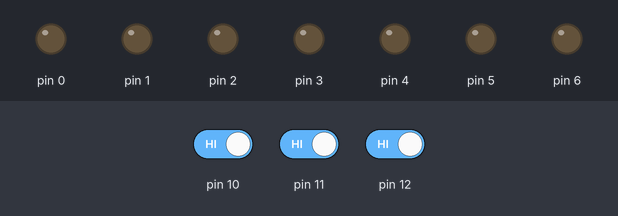
The sketch below on a simulated Arduino Uno, built with avr-gcc and run on an emulated ATmega328P. Parts: output pins drawn as LEDs (lit = HIGH). Dashed ring = blinking. The inputs (shaded band) are chosen by the test bench; at power-on: pin 11 HIGH, pin 12 HIGH, pin 10 HIGH.

Above: at 1.2 s.
1.3 s: pin 11 driven LOW
At 1.6 s:
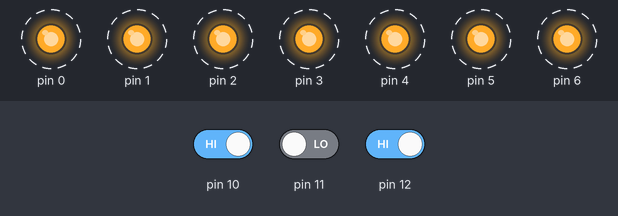
4.3 s: pin 12 driven LOW
At 4.6 s:
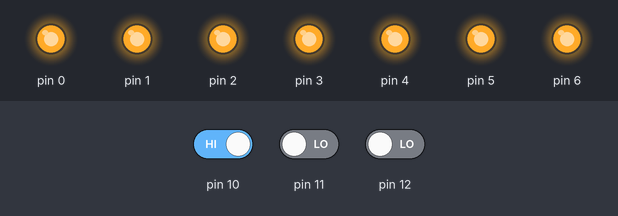
5.8 s: pin 11 driven HIGH
7.3 s: pin 10 driven LOW
At 7.9 s:
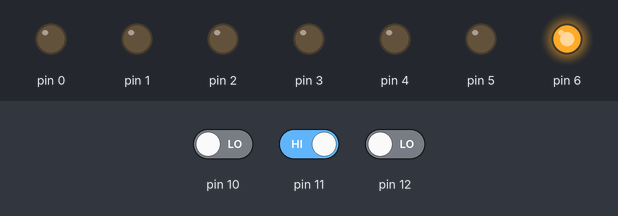
10.3 s: pin 10 driven HIGH
At 11.8 s:
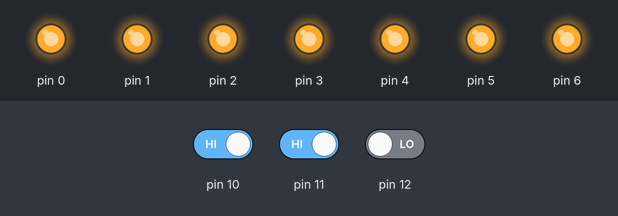
Timing chart, 0 to 13.0 s (numbered marks = the images above; inputs shaded):
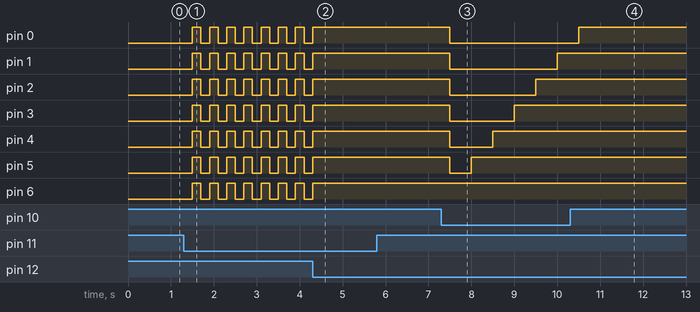

The sketch:

assignment01-polling.ino
```cpp
int nMyNameChars = strlen("Amirali");

void setup() {
  pinMode(0, OUTPUT);
  pinMode(1, OUTPUT);
  pinMode(2, OUTPUT);
  pinMode(3, OUTPUT);
  pinMode(4, OUTPUT);
  pinMode(5, OUTPUT);
  pinMode(6, OUTPUT);
  pinMode(10, INPUT);
  pinMode(11, INPUT);
  pinMode(12, INPUT);
}

void loop() {
  if(digitalRead(12) == 0){
    digitalWrite(6, HIGH);
    delay(500);
    digitalWrite(5, HIGH);
    delay(500);
    digitalWrite(4, HIGH);
    delay(500);
    digitalWrite(3, HIGH);
    delay(500);
    digitalWrite(2, HIGH);
    delay(500);
    digitalWrite(1, HIGH);
    delay(500);
    digitalWrite(0, HIGH);
  }
  if(digitalRead(11) == 0){
    for(int i = 0; i < nMyNameChars + 1; i++){
      digitalWrite(0, LOW);
      digitalWrite(1, LOW);
      digitalWrite(2, LOW);
      digitalWrite(3, LOW);
      digitalWrite(4, LOW);
      digitalWrite(5, LOW);
      digitalWrite(6, LOW);
      delay(200);
      digitalWrite(0, HIGH);
      digitalWrite(1, HIGH);
      digitalWrite(2, HIGH);
      digitalWrite(3, HIGH);
      digitalWrite(4, HIGH);
      digitalWrite(5, HIGH);
      digitalWrite(6, HIGH);
      delay(200);
    }
  }
  if(digitalRead(10) == 0){
    digitalWrite(0, LOW);
    digitalWrite(1, LOW);
    digitalWrite(2, LOW);
    digitalWrite(3, LOW);
    digitalWrite(4, LOW);
    digitalWrite(5, LOW);
    digitalWrite(6, LOW);
  }
}
```

Measured:
- after the input at 1.3 s, pin 0–6: alternates HIGH for 0.20 s and LOW for 0.20 s, starting after 0.20 s
- after the input at 4.3 s, pin 0–6: goes on until 4.3 s, then stays HIGH
- after the input at 5.8 s, every drawn part: stays the same
- after the input at 7.3 s, pin 0: HIGH → LOW after 0.20 s; pin 1: HIGH → LOW after 0.20 s, → HIGH 2.5 s later; pin 2: HIGH → LOW after 0.20 s, → HIGH 2.0 s later; pin 3: HIGH → LOW after 0.20 s, → HIGH 1.5 s later; pin 4: HIGH → LOW after 0.20 s, → HIGH 1.0 s later
- after the input at 10.3 s, pin 0: LOW → HIGH after 0.20 s; pin 1–5: stays HIGH (without the input it goes to LOW after 0.20 s)
